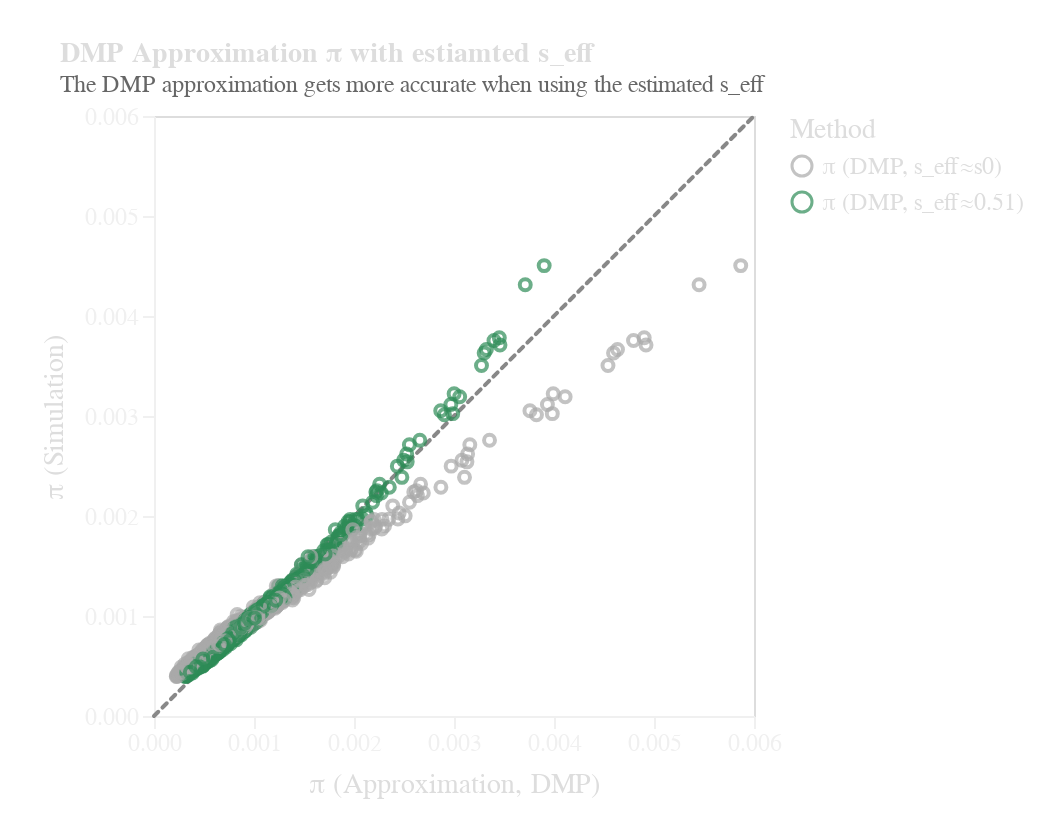

The cell this chart's notebook holds for it:
### Code cell
(
    alt.Chart(
        pl.DataFrame(
            {
                "pi_simulation": [0.0, 0.006],
                "pi_value": [0.0, 0.006],
            }
        )
    )
    .mark_line(stroke="#888", strokeDash=[3, 3], strokeCap="round")
    .encode(
        x=alt.X("pi_value")
        .title("π (Approximation, DMP)")
        .scale(type="linear", domain=[0, 0.006]),
        y=alt.Y("pi_simulation")
        .title("π (Simulation)")
        .scale(type="linear", domain=[0, 0.006]),
    )
    + alt.Chart(
        df_adaptive_ba1024.drop(columns=["tau_simulation", "tau_simulation_inv"])
        .join(df_pi_dmp.rename(columns={"pi_dmp": "π (DMP, s_eff≈s0)"}))
        .join(
            df_pi_dmp_seff.rename(
                columns={f"pi_dmp_seff": f"π (DMP, s_eff≈{s_eff_estimate:.2f})"}
            )
        )
        .set_index(["origin", "pi_simulation"])
        .stack()
        .rename("pi_value")
        .reset_index()
        .rename(columns={"level_2": "method"})
    )
    .mark_point()
    .encode(
        x=alt.X("pi_value")
        .title("π (Approximation, DMP)")
        .scale(type="linear", domain=[0, 0.006]),
        y=alt.Y("pi_simulation")
        .title("π (Simulation)")
        .scale(type="linear", domain=[0, 0.006]),
        color=alt.Color("method")
        .scale(
            domain=["π (DMP, s_eff≈s0)", f"π (DMP, s_eff≈{s_eff_estimate:.2f})"],
            range=["#AAA", "seagreen"],
        )
        .legend(
            title="Method",
        ),
    )
).properties(
    title=alt.TitleParams(
        "DMP Approximation π with estiamted s_eff",
        subtitle="The DMP approximation gets more accurate when using the estimated s_eff",
        subtitleColor="#666",
    )
)

### Figure 1 — Vega-Lite specification as saved in the notebook (floating-point values rounded to 4 significant figures; data arrays with more than 128 entries replaced by an {"elided": "..."} marker saying what was removed)
{"config": {"padding": 20, "view": {"stroke": "#DDD", "fill": null}, "title": {"font": "Helvetica Neue, sans serif", "fontSize": 14, "color": "#DDD", "padding": 10, "align": "left", "anchor": "start", "dx": 10}, "header": {"anchor": "start", "labelFontSize": 14, "titleColor": "#DDD", "labelColor": "#DDD"}, "axis": {"labelFont": "Helvetica Neue, sans serif", "titleFont": "Helvetica Neue, sans serif", "grid": false, "gridColor": "#444", "labelColor": "#F0F0F0", "tickColor": "#F0F0F0", "titleColor": "#DDD", "domainColor": "#F0F0F0", "labelFontSize": 12, "titleFontSize": 14, "titleFontWeight": 400, "tickSize": 6, "titlePadding": 8, "labelFlush": false}, "facet": {"titleFont": "Helvetica Neue, sans serif", "titleFontSize": 14, "color": "#DDD", "spacing": 20, "padding": 20}, "concat": {"spacing": 14, "axis": {"title": null}, "title": {"align": "left", "anchor": "left"}}, "legend": {"titleColor": "#DDD", "titleFontSize": 14, "titleFontWeight": 400, "labelColor": "#DDD", "labelFontSize": 12, "labelFont": "Helvetica Neue, sans serif", "titleFont": "Helvetica Neue, sans serif"}, "background": null}, "layer": [{"data": {"name": "data-f54b61182e6ab69c2d9a365b80ed7c02"}, "mark": {"type": "line", "stroke": "#888", "strokeCap": "round", "strokeDash": [3, 3]}, "encoding": {"x": {"field": "pi_value", "scale": {"type": "linear", "domain": [0, 0.006]}, "title": "π (Approximation, DMP)", "type": "quantitative"}, "y": {"field": "pi_simulation", "scale": {"type": "linear", "domain": [0, 0.006]}, "title": "π (Simulation)", "type": "quantitative"}}}, {"data": {"name": "data-87fbda0a884aba4e4fe3bef9cc3c1398"}, "mark": {"type": "point"}, "encoding": {"color": {"field": "method", "legend": {"title": "Method"}, "scale": {"domain": ["π (DMP, s_eff≈s0)", "π (DMP, s_eff≈0.51)"], "range": ["#AAA", "seagreen"]}, "type": "nominal"}, "x": {"field": "pi_value", "scale": {"type": "linear", "domain": [0, 0.006]}, "title": "π (Approximation, DMP)", "type": "quantitative"}, "y": {"field": "pi_simulation", "scale": {"type": "linear", "domain": [0, 0.006]}, "title": "π (Simulation)", "type": "quantitative"}}}], "title": {"text": "DMP Approximation π with estiamted s_eff", "subtitle": "The DMP approximation gets more accurate when using the estimated s_eff", "subtitleColor": "#666"}, "$schema": "https://vega.github.io/schema/vega-lite/v6.1.0.json", "datasets": {"data-f54b61182e6ab69c2d9a365b80ed7c02": [{"pi_simulation": 0.0, "pi_value": 0.0}, {"pi_simulation": 0.006, "pi_value": 0.006}], "data-87fbda0a884aba4e4fe3bef9cc3c1398": {"elided": "2048 records"}}}
